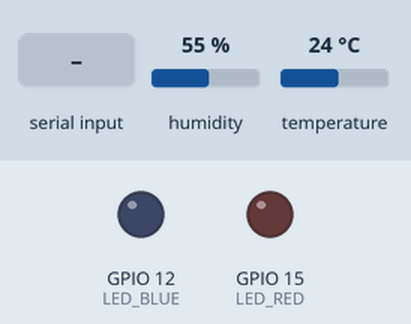
Simulated run of this sketch. Board: ESP32. On the bench: output pins drawn as LEDs (lit = HIGH). Inputs (shaded band) come from the test bench; at power-on: humidity 55 %, temperature 24 °C. What the sketch prints to the serial monitor is not drawn.

Above: at 2.2 s.
2.3 s: "90,45\n" received over Serial
At 3.4 s:
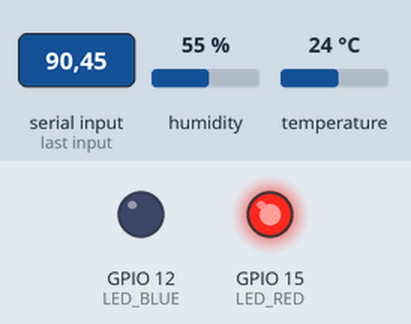
3.8 s: "0\n" received over Serial
At 4.5 s:
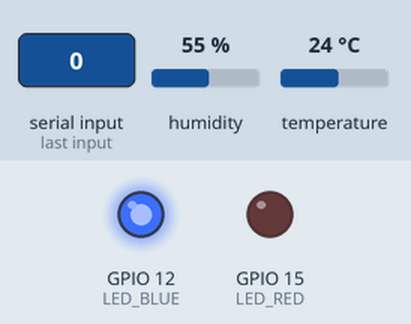
5.3 s: "30,150\n" received over Serial
At 5.7 s:
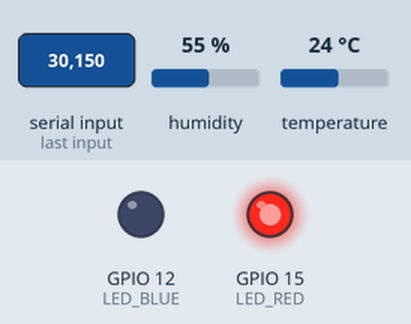
Timing chart, 0 to 21.8 s (numbered marks = the images above; inputs shaded):
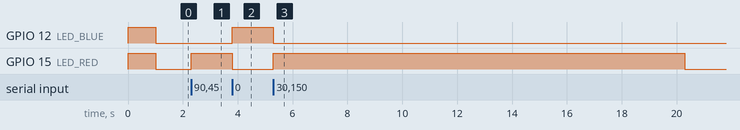

The sketch:

esp32_dht11_serial.ino
```cpp
/**
 * ESP32 Forest Fire Telemetry Node (Serial USB Version)
 *
 * This sketch runs on an ESP32 microcontroller connected via USB Serial. It:
 * 1. Reads Temperature and Humidity from a DHT11 sensor.
 * 2. Writes environmental data to Serial as "T:temp,H:humidity\n".
 * 3. Reads computed threat analysis probability back from Serial.
 * 4. Actuates the Blue LED (Safe/Low Risk) or Red LED (High/Critical Risk).
 *
 * Required Arduino Libraries:
 * - DHT sensor library (by Adafruit)
 * - Adafruit Unified Sensor (by Adafruit)
 */

#include <DHT.h>

// =========================================================================
// Configuration
// =========================================================================

// Telemetry Interval (milliseconds)
const unsigned long interval = 5000;

// DHT Sensor Settings
#define DHTPIN 4      // DHT11 Data Pin connected to GPIO 4 on ESP32
#define DHTTYPE DHT11

// Warning LED Pin Configurations (Using Blue and Red LEDs only)
#define LED_BLUE 12   // GPIO 12 on ESP32 for Safe / Low Risk
#define LED_RED 15    // GPIO 15 on ESP32 for High / Critical Risk

// Timeout for receiving serial communication from PC (in milliseconds)
const unsigned long serialTimeout = 15000;

// =========================================================================
// Global Instances
// =========================================================================
DHT dht(DHTPIN, DHTTYPE);
unsigned long lastExecutionTime = 0;
unsigned long lastSerialReceiveTime = 0;
bool pcConnected = false;

void setup() {
  // Initialize USB Serial communication (Baud rate matches .env ARDUINO_BAUDRATE)
  Serial.begin(9600);
  delay(10);

  // Initialize LEDs
  pinMode(LED_BLUE, OUTPUT);
  pinMode(LED_RED, OUTPUT);

  // Flash LEDs on startup to verify hardware
  digitalWrite(LED_BLUE, HIGH);
  digitalWrite(LED_RED, HIGH);
  delay(1000);
  digitalWrite(LED_BLUE, LOW);
  digitalWrite(LED_RED, LOW);

  // Initialize DHT11 Sensor
  dht.begin();

  lastSerialReceiveTime = millis();
}

void loop() {
  unsigned long currentTime = millis();

  // 1. Periodically read DHT11 and send data to PC
  if (currentTime - lastExecutionTime >= interval || lastExecutionTime == 0) {
    lastExecutionTime = currentTime;

    float temp = dht.readTemperature();
    float hum = dht.readHumidity();

    if (isnan(temp) || isnan(hum)) {
      // Blink both LEDs if DHT11 sensor fails to read
      triggerSensorErrorLEDs();
    } else {
      // Send formatting expected by arduino_reader.py
      Serial.print("T:");
      Serial.print(temp, 1);
      Serial.print(",H:");
      Serial.println(hum, 1);
    }
  }

  // 2. Read risk probability feedback from the Python app via Serial
  if (Serial.available() > 0) {
    String inputString = Serial.readStringUntil('\n');
    inputString.trim();

    if (inputString.length() > 0) {
      float riskProbability = inputString.toFloat();
      pcConnected = true;
      lastSerialReceiveTime = millis();

      // Update LED warning states based on risk probability
      updateLEDs(riskProbability);
    }
  }

  // 3. Fallback: If no serial communication received from PC for too long
  if (pcConnected && (millis() - lastSerialReceiveTime > serialTimeout)) {
    pcConnected = false;
    // Turn off normal indicators and slow blink to show connection loss
    digitalWrite(LED_BLUE, LOW);
    digitalWrite(LED_RED, LOW);
  }
}

// Update LEDs based on risk
void updateLEDs(float risk) {
  digitalWrite(LED_BLUE, LOW);
  digitalWrite(LED_RED, LOW);

  // Threshold: 0.50 (corresponds to HIGH or CRITICAL risk)
  if (risk < 0.50) {
    // Low / Medium Risk: Blue LED ON
    digitalWrite(LED_BLUE, HIGH);
  } else {
    // High / Critical Risk: Red LED ON
    digitalWrite(LED_RED, HIGH);
  }
}

// Fast toggle of both LEDs to signal sensor read failure
void triggerSensorErrorLEDs() {
  for (int i = 0; i < 3; i++) {
    digitalWrite(LED_BLUE, HIGH);
    digitalWrite(LED_RED, HIGH);
    delay(150);
    digitalWrite(LED_BLUE, LOW);
    digitalWrite(LED_RED, LOW);
    delay(150);
  }
}
```

Measured:
- after the input at 2.3 s, GPIO 15 (LED_RED): LOW → HIGH at once
- after the input at 3.8 s, GPIO 12 (LED_BLUE): LOW → HIGH at once; GPIO 15 (LED_RED): HIGH → LOW at once
- after the input at 5.3 s, GPIO 12 (LED_BLUE): HIGH → LOW after 0.00 s instead of 13.5 s; GPIO 15 (LED_RED): LOW → HIGH at once, → LOW 15.0 s later
